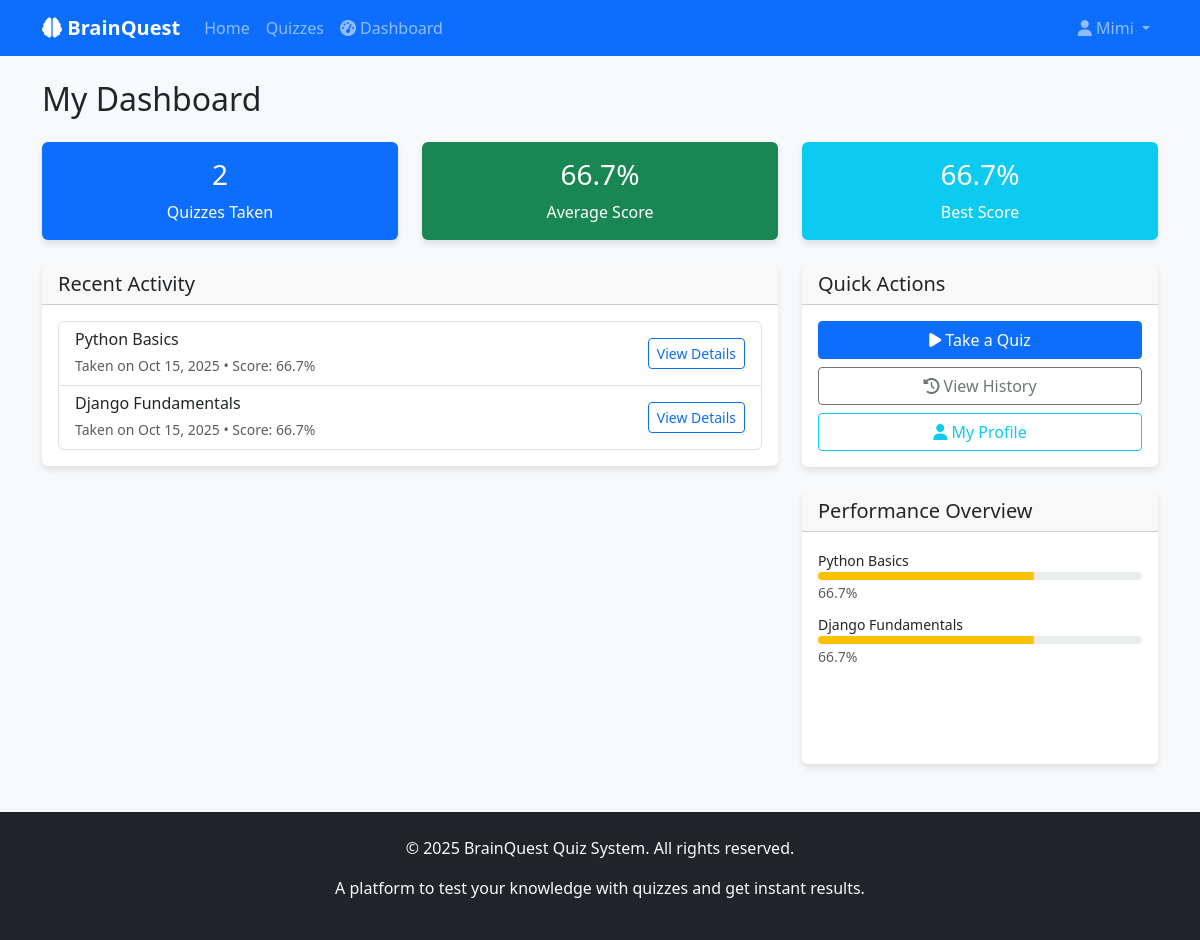
Screenshot of /results/dashboard/ (signed in) with the database file from the repository.
### users/models.py (models this page shows, shortened)
class CustomUser(AbstractUser):
    ROLE_CHOICES = (
        ('admin', 'Admin'),
        ('user', 'User'),
    )
    role = models.CharField(max_length=10, choices=ROLE_CHOICES, default='user')
    created_at = models.DateTimeField(auto_now_add=True)
    updated_at = models.DateTimeField(auto_now=True)

### results/models.py (models this page shows, shortened)
class QuizSubmission(models.Model):
    user = models.ForeignKey(User, on_delete=models.CASCADE, related_name='quiz_submissions')
    quiz = models.ForeignKey(Quiz, on_delete=models.CASCADE, related_name='submissions')
    score = models.FloatField(default=0)
    total_questions = models.PositiveIntegerField(default=0)
    correct_answers = models.PositiveIntegerField(default=0)
    started_at = models.DateTimeField(auto_now_add=True)
    completed_at = models.DateTimeField(null=True, blank=True)
    is_completed = models.BooleanField(default=False)
    class Meta:
        ordering = ['-started_at']

### quizzes/models.py (models this page shows, shortened)
class Quiz(models.Model):
    title = models.CharField(max_length=200)
    description = models.TextField(blank=True)
    duration = models.PositiveIntegerField(help_text="Duration in minutes")
    created_by = models.ForeignKey(User, on_delete=models.CASCADE, related_name='quizzes_created')
    created_at = models.DateTimeField(auto_now_add=True)
    updated_at = models.DateTimeField(auto_now=True)
    is_active = models.BooleanField(default=True)
    class Meta:
        verbose_name_plural = "Quizzes"
        ordering = ['-created_at']

### results/views.py (the view)
# urls.py: path('dashboard/', views.dashboard, name='dashboard'),
@login_required
def dashboard(request):
    if request.user.is_staff or getattr(request.user, 'role', None) == 'admin':
        return admin_dashboard(request)
    else:
        return user_dashboard(request)

### templates/results/dashboard.html
{% extends 'base.html' %}
{% block content %}
<div class="row">
    <div class="col-md-12">
        <h2 class="mb-4">My Dashboard</h2>
    </div>
</div>
<div class="row mb-4">
    <div class="col-md-4">
        <div class="card text-center bg-primary text-white">
            <div class="card-body">
                <h3 class="card-title">{{ total_quizzes_taken }}</h3>
                <p class="card-text">Quizzes Taken</p>
            </div>
        </div>
    </div>
    <div class="col-md-4">
        <div class="card text-center bg-success text-white">
            <div class="card-body">
                <h3 class="card-title">{{ average_score }}%</h3>
                <p class="card-text">Average Score</p>
            </div>
        </div>
    </div>
    <div class="col-md-4">
        <div class="card text-center bg-info text-white">
            <div class="card-body">
                <h3 class="card-title">{{ best_score }}%</h3>
                <p class="card-text">Best Score</p>
            </div>
        </div>
    </div>
</div>
<div class="row">
    <div class="col-md-8">
        <div class="card">
            <div class="card-header">
                <h5 class="mb-0">Recent Activity</h5>
            </div>
            <div class="card-body">
                {% if recent_submissions %}
                <div class="list-group">
                    {% for submission in recent_submissions %}
                    <div class="list-group-item">
                        <div class="d-flex justify-content-between align-items-center">
                            <div>
                                <h6 class="mb-1">{{ submission.quiz.title }}</h6>
                                <small class="text-muted">
                                    Taken on {{ submission.started_at|date:"M d, Y" }}
                                    {% if submission.is_completed %}
                                    • Score: {{ submission.score|floatformat:1 }}%
                                    {% else %}
                                    • <span class="text-warning">Incomplete</span>
                                    {% endif %}
                                </small>
                            </div>
                            <div>
                                <a href="{% url 'results:submission_detail' submission.id %}"
                                   class="btn btn-outline-primary btn-sm">
                                    View Details
                                </a>
                            </div>
                        </div>
                    </div>
                    {% endfor %}
                </div>
                {% else %}
                <p class="text-muted text-center">No quiz attempts yet. <a href="{% url 'quizzes:quiz_list' %}">Take your first quiz!</a></p>
                {% endif %}
            </div>
        </div>
    </div>
    <div class="col-md-4">
        <div class="card">
            <div class="card-header">
                <h5 class="mb-0">Quick Actions</h5>
            </div>
            <div class="card-body">
                <div class="d-grid gap-2">
                    <a href="{% url 'quizzes:quiz_list' %}" class="btn btn-primary">
                        <i class="fas fa-play"></i> Take a Quiz
                    </a>
                    <a href="{% url 'results:submission_history' %}" class="btn btn-outline-secondary">
                        <i class="fas fa-history"></i> View History
                    </a>
                    <a href="{% url 'users:profile' %}" class="btn btn-outline-info">
                        <i class="fas fa-user"></i> My Profile
                    </a>
                </div>
            </div>
        </div>
        <div class="card mt-4">
            <div class="card-header">
                <h5 class="mb-0">Performance Overview</h5>
            </div>
            <div class="card-body">
                {% if quiz_performance %}
                <div style="height: 200px;">
                    {% for performance in quiz_performance %}
                    <div class="mb-2">
                        <small>{{ performance.quiz.title }}</small>
                        <div class="progress" style="height: 8px;">
                            <div class="progress-bar {% if performance.score >= 80 %}bg-success{% elif performance.score >= 60 %}bg-warning{% else %}bg-danger{% endif %}"
                                 style="width: {{ performance.score }}%">
                            </div>
                        </div>
                        <small class="text-muted">{{ performance.score|floatformat:1 }}%</small>
                    </div>
                    {% endfor %}
                </div>
                {% else %}
                <p class="text-muted text-center">No performance data yet.</p>
                {% endif %}
            </div>
        </div>
    </div>
</div>
{% endblock %}

### templates/partials/_navbar.html (shortened to what this page needs)
{% load user_tags %}
<nav class="navbar navbar-expand-lg navbar-dark bg-primary">
    <div class="container">
        <a class="navbar-brand" href="{% url 'home' %}">
            <i class="fas fa-brain"></i> BrainQuest
        </a>
        <div class="collapse navbar-collapse" id="navbarNav">
            <ul class="navbar-nav me-auto">
                <li class="nav-item">
                    <a class="nav-link" href="{% url 'home' %}">Home</a>
                </li>
                {% if user.is_authenticated %}
                <li class="nav-item">
                    <a class="nav-link" href="{% url 'quizzes:quiz_list' %}">Quizzes</a>
                </li>
                <li class="nav-item">
                    <a class="nav-link" href="{% url 'results:dashboard' %}">
                        <i class="fas fa-tachometer-alt"></i> Dashboard
                    </a>
                </li>
                {% endif %}
            </ul>
            <ul class="navbar-nav">
                {% if user.is_authenticated %}
                    <li class="nav-item dropdown">
                        <a class="nav-link dropdown-toggle" href="#" role="button" data-bs-toggle="dropdown">
                            <i class="fas fa-user"></i> {{ user.username }}
                        </a>
                    </li>
                {% endif %}
            </ul>
        </div>
    </div>
</nav>

### static/css/styles.css (style rules this page uses)
body { font-family: 'Segoe UI', Tahoma, Geneva, Verdana, sans-serif; background-color: #f8f9fa; }
.card { transition: transform 0.2s; border: none; box-shadow: 0 4px 6px rgba(0, 0, 0, 0.1); }
.navbar-brand { font-weight: bold; }
.btn { border-radius: 0.25rem; }

### rows the page displays
CustomUser: username "Mimi"
QuizSubmission: quiz "Python Basics", started_at "Oct 15, 2025", score "66.7"
QuizSubmission: quiz "Django Fundamentals", started_at "Oct 15, 2025", score "66.7"
Quiz: quiz "Python Basics", score "66.7"
Quiz: quiz "Django Fundamentals", score "66.7"

### other values shown
{{ total_quizzes_taken }} "2"
{{ average_score }} "66.7"
{{ best_score }} "66.7"
